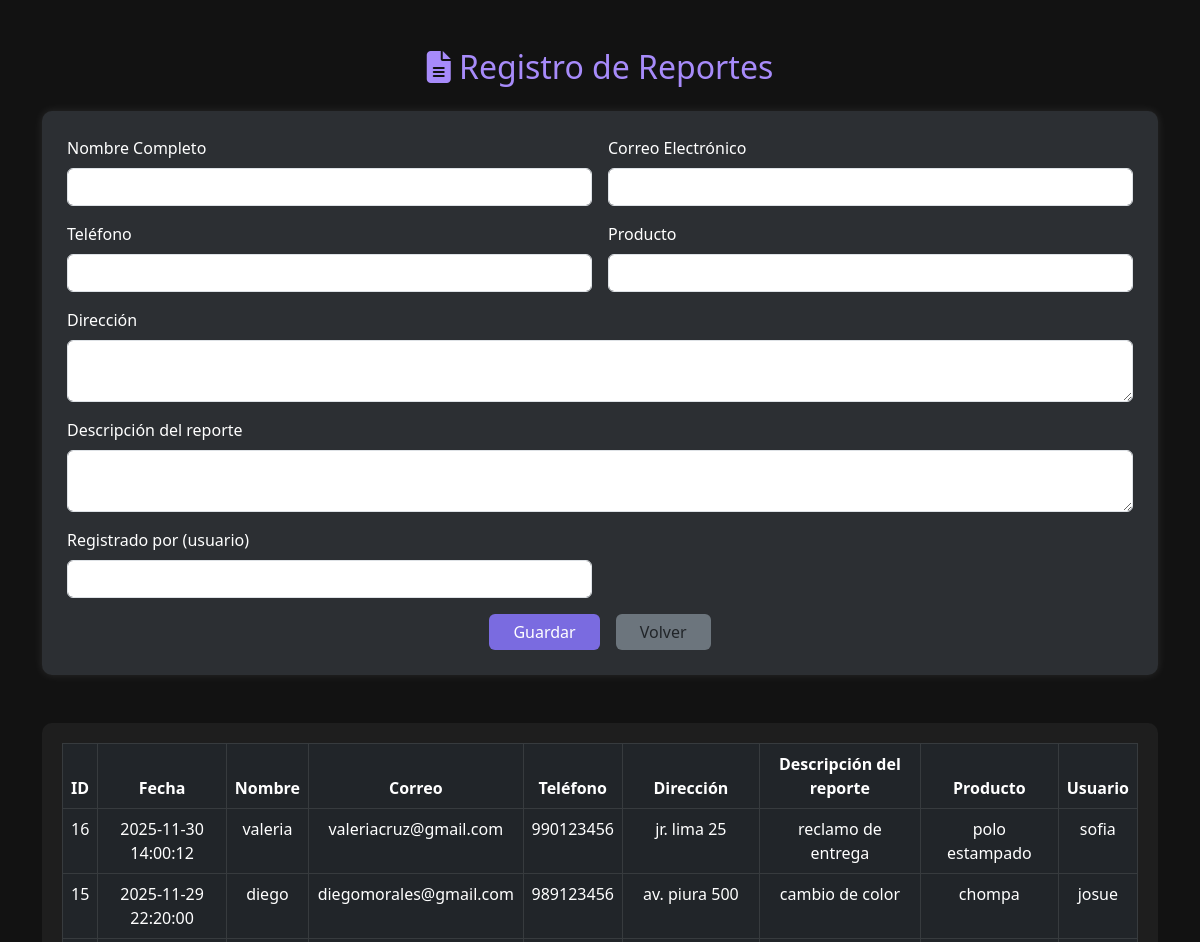
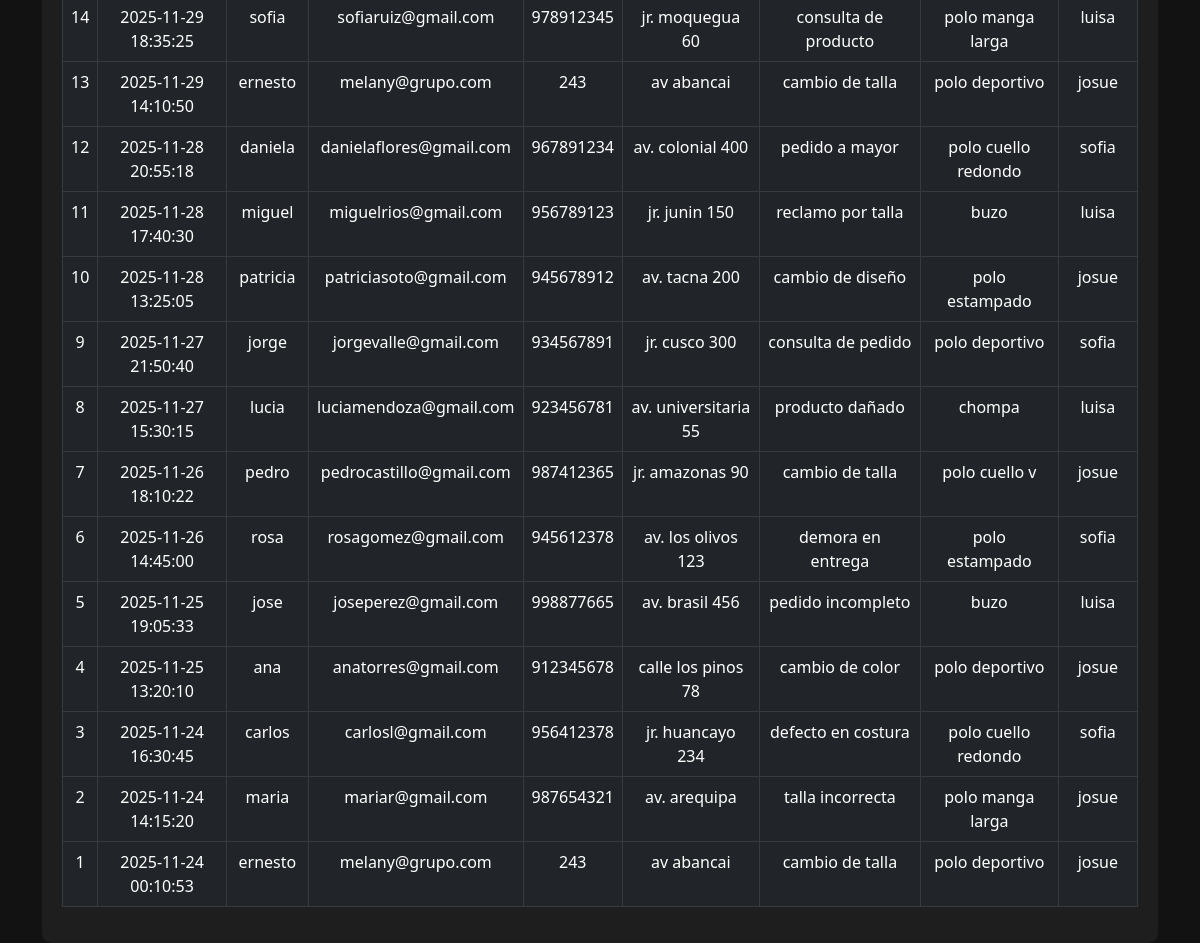
/reportarventa.php, run on the app's committed database (2 pictures, top to bottom).
### tables this page shows
CREATE TABLE `reportes` (
  `id` int NOT NULL,
  `nombre` varchar(100) DEFAULT NULL,
  `correo` varchar(100) DEFAULT NULL,
  `telefono` varchar(20) DEFAULT NULL,
  `direccion` text,
  `descripcion` text,
  `producto` varchar(200) DEFAULT NULL,
  `usuario` varchar(100) DEFAULT NULL,
  `fecha` timestamp NULL DEFAULT CURRENT_TIMESTAMP
);

### reportarventa.php (the view, shortened to what this page needs)
<?php
$host = "localhost";
$user = "root";
$password = "";
$database = "textil_db";
$conn = new mysqli($host, $user, $password, $database);
$sql = "SELECT * FROM reportes ORDER BY id DESC";
$result = $conn->query($sql);
?>
<!DOCTYPE html>
<html lang="es">
<head>
    <link rel="stylesheet" href="https://cdn.jsdelivr.net/npm/bootstrap@5.3.0/dist/css/bootstrap.min.css">
</head>
<body>
<div class="container mt-5">
    <h2><i class="fas fa-file-alt"></i> Registro de Reportes</h2>
    <form method="POST" class="form-container">
        <div class="row g-3">
            <div class="col-md-6">
                <label class="form-label">Nombre Completo</label>
                <input type="text" name="nombre" class="form-control" required>
            </div>
            <div class="col-md-6">
                <label class="form-label">Correo Electrónico</label>
                <input type="email" name="correo" class="form-control" required>
            </div>
            <div class="col-md-6">
                <label class="form-label">Teléfono</label>
                <input type="text" name="telefono" class="form-control" required>
            </div>
            <div class="col-md-6">
                <label class="form-label">Producto</label>
                <input type="text" name="producto" class="form-control" required>
            </div>
            <div class="col-md-12">
                <label class="form-label">Dirección</label>
                <textarea name="direccion" class="form-control" rows="2" required></textarea>
            </div>
            <div class="col-md-12">
                <label class="form-label">Descripción del reporte</label>
                <textarea name="descripcion" class="form-control" rows="2" required></textarea>
            </div>
            <div class="col-md-6">
                <label class="form-label">Registrado por (usuario)</label>
                <input type="text" name="usuario_registro" class="form-control" required>
            </div>
            <div class="col-md-12 d-flex justify-content-center mt-3">
                <button type="submit" class="btn btn-primary px-4">Guardar</button>
                <a href="dashboardventas.php" class="btn btn-volver px-4 ms-3">Volver</a>
            </div>
        </div>
    </form>
    <div class="table-container mt-5">
        <table class="table table-dark table-bordered text-center">
            <thead>
                <tr>
                    <th>ID</th>
                    <th>Fecha</th>
                    <th>Nombre</th>
                    <th>Correo</th>
                    <th>Teléfono</th>
                    <th>Dirección</th>
                    <th>Descripción del reporte</th>
                    <th>Producto</th>
                    <th>Usuario</th>
                </tr>
            </thead>
            <tbody>
                <?php while($row = $result->fetch_assoc()) { ?>
                <tr>
                    <td><?= $row['id'] ?></td>
                    <td><?= $row['fecha'] ?></td>
                    <td><?= htmlspecialchars($row['nombre']) ?></td>
                    <td><?= htmlspecialchars($row['correo']) ?></td>
                    <td><?= htmlspecialchars($row['telefono']) ?></td>
                    <td><?= htmlspecialchars($row['direccion']) ?></td>
                    <td><?= htmlspecialchars($row['descripcion']) ?></td>
                    <td><?= htmlspecialchars($row['producto']) ?></td>
                    <td><?= htmlspecialchars($row['usuario']) ?></td>
                </tr>
                <?php } ?>
            </tbody>
        </table>
    </div>
</div>
</body>
</html>

### reportarventa.php (style rules this page uses)
body { background-color: #121212; color: white; }
.form-container { background-color: #2c2f33; padding: 25px; border-radius: 10px; box-shadow: 0 0 10px rgba(255, 255, 255, 0.1); }
.table-container { background-color: #1e1e1e; padding: 20px; border-radius: 10px; }
h2 { color: #a78bfa; text-align: center; margin-bottom: 25px; }
.btn-primary { background-color: #7a6be0; border: none; }
.btn-volver { background-color: #6c757d; border: none; }

### data on the page
reportes: id "16", fecha "2025-11-30 14:00:12", nombre "valeria", correo "valeriacruz@gmail.com", telefono "990123456", direccion "jr. lima 25", descripcion "reclamo de entrega", producto "polo estampado", usuario "sofia"
reportes: id "15", fecha "2025-11-29 22:20:00", nombre "diego", correo "diegomorales@gmail.com", telefono "989123456", direccion "av. piura 500", descripcion "cambio de color", producto "chompa", usuario "josue"
reportes: id "14", fecha "2025-11-29 18:35:25", nombre "sofia", correo "sofiaruiz@gmail.com", telefono "978912345", direccion "jr. moquegua 60", descripcion "consulta de producto", producto "polo manga larga", usuario "luisa"
reportes: id "13", fecha "2025-11-29 14:10:50", nombre "ernesto", correo "melany@grupo.com", telefono "243", direccion "av abancai", descripcion "cambio de talla", producto "polo deportivo", usuario "josue"
reportes: id "12", fecha "2025-11-28 20:55:18", nombre "daniela", correo "danielaflores@gmail.com", telefono "967891234", direccion "av. colonial 400", descripcion "pedido a mayor", producto "polo cuello redondo", usuario "sofia"
reportes: id "11", fecha "2025-11-28 17:40:30", nombre "miguel", correo "miguelrios@gmail.com", telefono "956789123", direccion "jr. junin 150", descripcion "reclamo por talla", producto "buzo", usuario "luisa"
reportes: id "10", fecha "2025-11-28 13:25:05", nombre "patricia", correo "patriciasoto@gmail.com", telefono "945678912", direccion "av. tacna 200", descripcion "cambio de diseño", producto "polo estampado", usuario "josue"
reportes: id "9", fecha "2025-11-27 21:50:40", nombre "jorge", correo "jorgevalle@gmail.com", telefono "934567891", direccion "jr. cusco 300", descripcion "consulta de pedido", producto "polo deportivo", usuario "sofia"
reportes: id "8", fecha "2025-11-27 15:30:15", nombre "lucia", correo "luciamendoza@gmail.com", telefono "923456781", direccion "av. universitaria 55", descripcion "producto dañado", producto "chompa", usuario "luisa"
reportes: id "7", fecha "2025-11-26 18:10:22", nombre "pedro", correo "pedrocastillo@gmail.com", telefono "987412365", direccion "jr. amazonas 90", descripcion "cambio de talla", producto "polo cuello v", usuario "josue"
reportes: id "6", fecha "2025-11-26 14:45:00", nombre "rosa", correo "rosagomez@gmail.com", telefono "945612378", direccion "av. los olivos 123", descripcion "demora en entrega", producto "polo estampado", usuario "sofia"
reportes: id "5", fecha "2025-11-25 19:05:33", nombre "jose", correo "joseperez@gmail.com", telefono "998877665", direccion "av. brasil 456", descripcion "pedido incompleto", producto "buzo", usuario "luisa"
reportes: id "4", fecha "2025-11-25 13:20:10", nombre "ana", correo "anatorres@gmail.com", telefono "912345678", direccion "calle los pinos 78", descripcion "cambio de color", producto "polo deportivo", usuario "josue"
reportes: id "3", fecha "2025-11-24 16:30:45", nombre "carlos", correo "carlosl@gmail.com", telefono "956412378", direccion "jr. huancayo 234", descripcion "defecto en costura", producto "polo cuello redondo", usuario "sofia"
reportes: id "2", fecha "2025-11-24 14:15:20", nombre "maria", correo "mariar@gmail.com", telefono "987654321", direccion "av. arequipa", descripcion "talla incorrecta", producto "polo manga larga", usuario "josue"
reportes: id "1", fecha "2025-11-24 00:10:53", nombre "ernesto", correo "melany@grupo.com", telefono "243", direccion "av abancai", descripcion "cambio de talla", producto "polo deportivo", usuario "josue"
